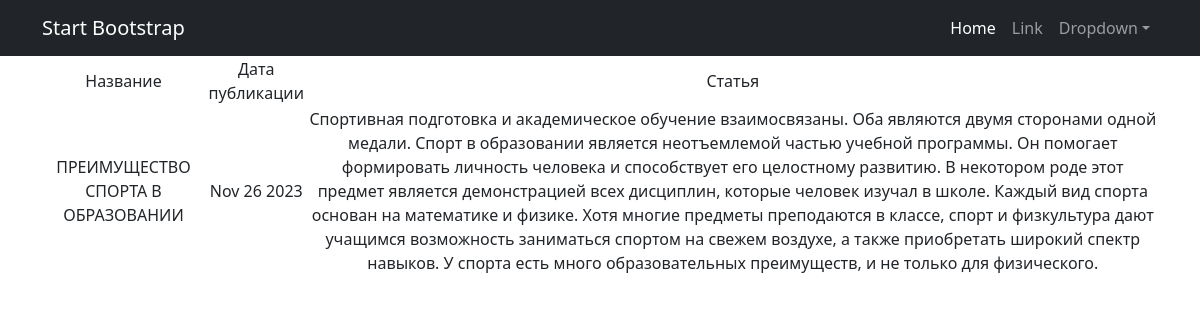
Screenshot of /news/1 with the database file from the repository.
### news/models.py (models this page shows, shortened)
class Post(models.Model):
    author = models.ForeignKey(Author, on_delete=models.CASCADE, related_name='posts')
    post_type = models.CharField(max_length=7, choices=[('article', 'Статья'), ('news', 'Новость')])
    create_at = models.DateTimeField(auto_now_add=True)
    category = models.ManyToManyField(Category, through=PostCategory)
    title = models.CharField(max_length=255)
    content = models.TextField()
    rating = models.FloatField(default=0.0)

### news/views.py (the view)
# urls.py: path('<int:pk>', PostDetail.as_view()),
class PostDetail(DetailView):
    model = Post
    template_name = 'post.html'
    context_object_name = 'post'

### templates/post.html (shortened to what this page needs)
{% extends 'flatpages/default.html' %}
{% block content %}
   {% if post %}
       <table>
           <tr>
               <td>Название</td>
               <td>Дата публикации</td>
               <td>Статья</td>
           </tr>
           <tr>
               <td>{{ post.title }}</td>
               <td>{{ post.create_at|date:'M d Y' }}</td>
               <td>{{ post.content }}</td>
           </tr>
       </table>
   {% else %}
       <h2>Нет публикаций</h2>
   {% endif %}
{% endblock content %}

### rows the page displays
Post: title "ПРЕИМУЩЕСТВО СПОРТА В ОБРАЗОВАНИИ", create_at "Nov 26 2023", content "Спортивная подготовка и академическое обучение взаимосвязаны. Оба являются двумя сторонами одной медали. Спорт в образовании является неотъемлемой частью учебной программы. Он помогает формировать личность человека и способствует его целостному развитию. В некотором роде этот предмет является демонстрацией всех дисциплин, которые человек изучал в школе. Каждый вид спорта основан на математике и физике. Хотя многие предметы преподаются в классе, спорт и физкультура дают учащимся возможность заниматься спортом на свежем воздухе, а также приобретать широкий спектр навыков. У спорта есть много образовательных преимуществ, и не только для физического."
